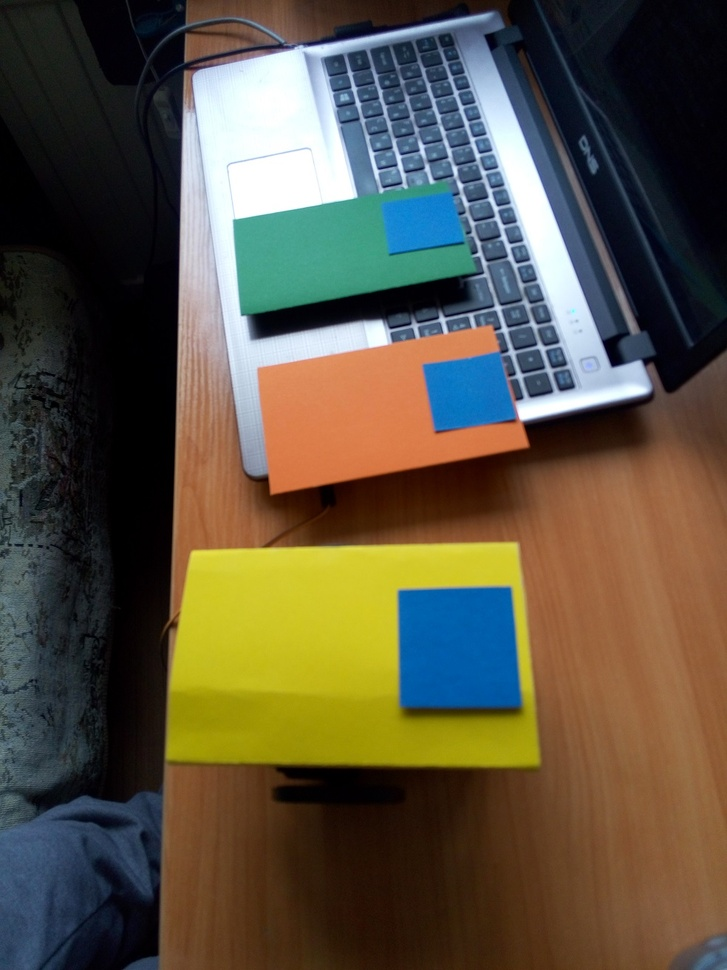
#> input picture main/img/4_25.jpg, 727 x 970 px, shrunk from 984 x 1312 before the run, given in place of the camera
$ python firstone.py   (Python 2 division)   (older library calls are emulated)
#> lines starting #> are read from the running program, lines starting #| are printed output that depends on the picture; after the words box and inside, x2 and y2 are one past the last pixel; in counts of white or black regions, pixels touching at a corner belong together; long printed decimals are rounded
from subprocess import call
import numpy as np
import cv2
import math


def sortByArea(cnts):
    best_cnt = 0
    max_area = 0
    for cnt in cnts:
        area = cv2.contourArea(cnt)
        if area > max_area:
            max_area = area
            best_cnt = cnt

    return  best_cnt

def magic(thresh):
    st1 = cv2.getStructuringElement(cv2.MORPH_RECT, (21, 21), (10, 10))
    st2 = cv2.getStructuringElement(cv2.MORPH_RECT, (10, 10), (4, 4))
    thresh = cv2.morphologyEx(thresh, cv2.MORPH_CLOSE, st1)
    thresh = cv2.morphologyEx(thresh, cv2.MORPH_OPEN, st2)
    return thresh

def centre(cnt):
    M = cv2.moments(cnt)
    cx,cy =int(M['m10']/M['m00']), int(M['m01']/M['m00'])
    cv2.circle(img,(cx,cy),10,255,-1)
    return cx,cy


cap = cv2.VideoCapture(0)
#cap.set(cv2.cv.CV_CAP_PROP_FPS, 10)

# load the games image
#img = cv2.imread("1.jpg")
ret, img = cap.read()
#> img is the input picture: shape (970, 727, 3); mean B, G, R 66, 83.1, 90.3
mupper = np.array([35,255,255])   #yellow mark
mlower = np.array([15,90,180])

bupper = np.array([103,255,255])      #blue bot
blower = np.array([87,90,90])

rupper = np.array([190,255,255])  #red target
rlower = np.array([165,120,100])

#bupper = np.array([115,255,255])      #oldblue
#blower = np.array([95,110,90])

rx=ry=mx=my=bx=by=0
mxold=myold=bxold=byold= -1


while(True):
    ret, img = cap.read()

                    #step one
    blur = cv2.blur(img,(5,5))
#hsv
    hsv = cv2.cvtColor(blur, cv2.COLOR_BGR2HSV )
#> hsv: shape (970, 727, 3); mean H, S, V 61.1, 141.9, 107.2
#color
    rthresh = cv2.inRange(hsv, rlower, rupper)
#> rthresh: shape (970, 727); every value is 0
    bthresh = cv2.inRange(hsv, blower, bupper)
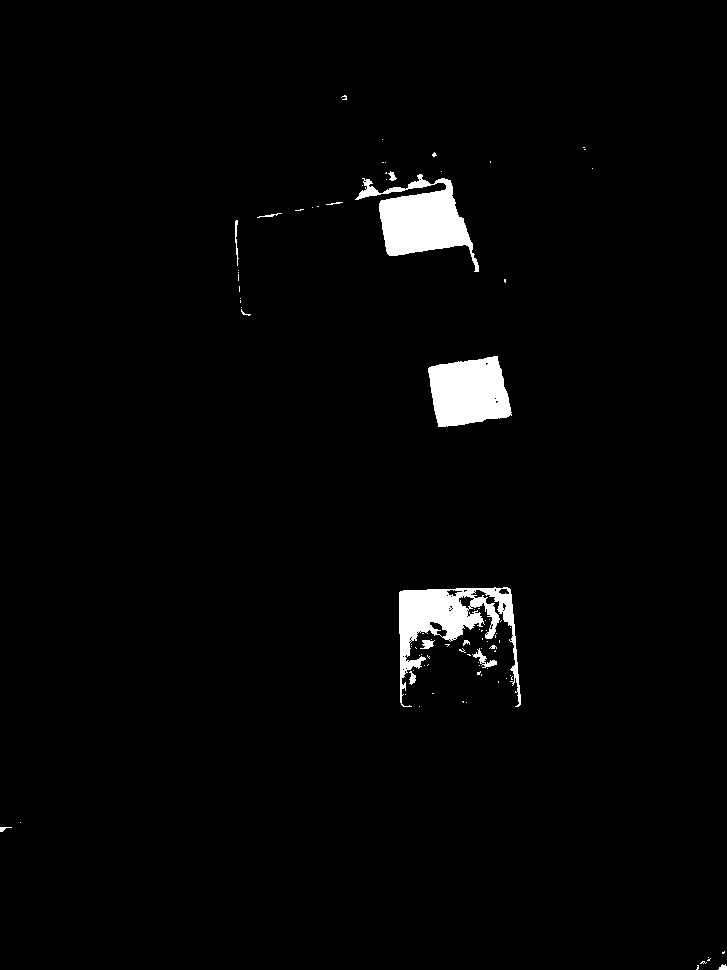
#> bthresh: shape (970, 727); 2.2% white; 89 white regions (76 under 20 px), largest, box (x1, y1, x2, y2) and area: (355, 174, 479, 272) 5275, (399, 587, 521, 707) 5072, (428, 356, 512, 427) 4553
    mthresh = cv2.inRange(hsv, mlower, mupper)
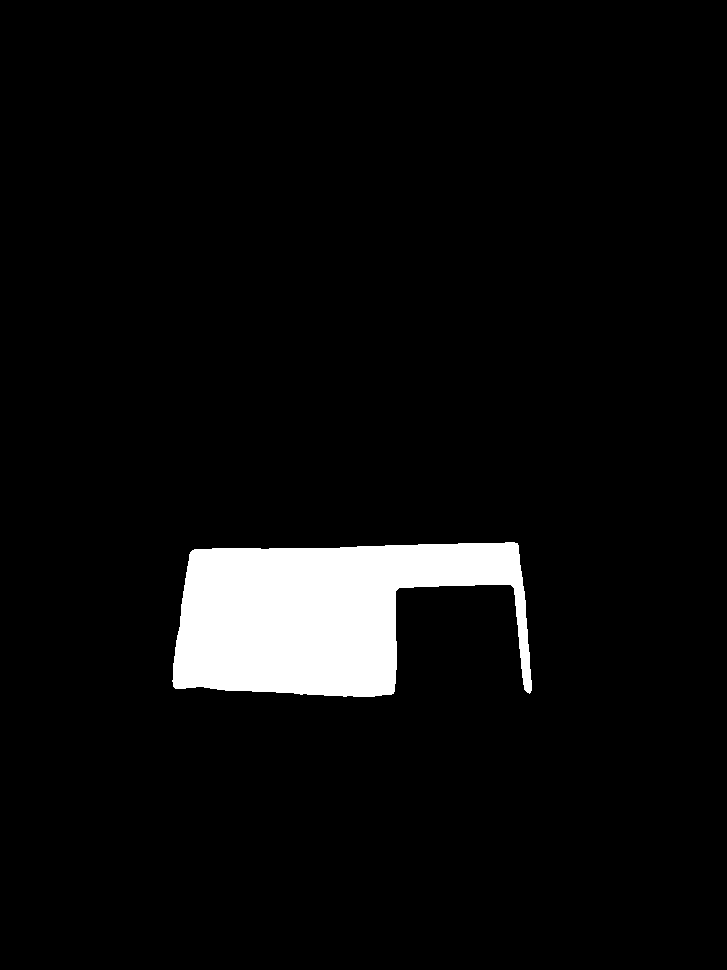
#> mthresh: shape (970, 727); 5.3% white; 1 white region, box (x1, y1, x2, y2) and area: (172, 542, 532, 697) 37713

#magic
    rthresh = magic(rthresh)
    bthresh = magic(bthresh)
#> in magic (call 2), `thresh = cv2.morphologyEx(thresh, cv2.MORPH_OPEN, st2)`:
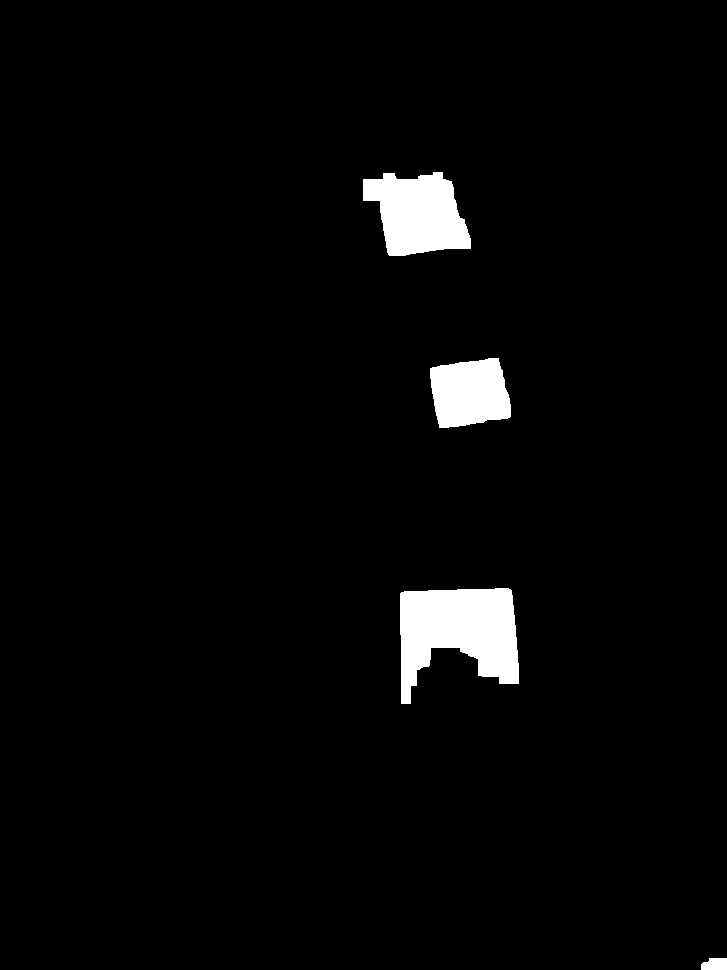
#> thresh: shape (970, 727); 2.9% white; 4 white regions, box (x1, y1, x2, y2) and area: (400, 588, 519, 704) 9183, (363, 172, 471, 256) 6372, (430, 358, 511, 428) 4544, (701, 958, 727, 970) 278
    mthresh = magic(mthresh)
#> in magic (call 3), `thresh = cv2.morphologyEx(thresh, cv2.MORPH_OPEN, st2)`:
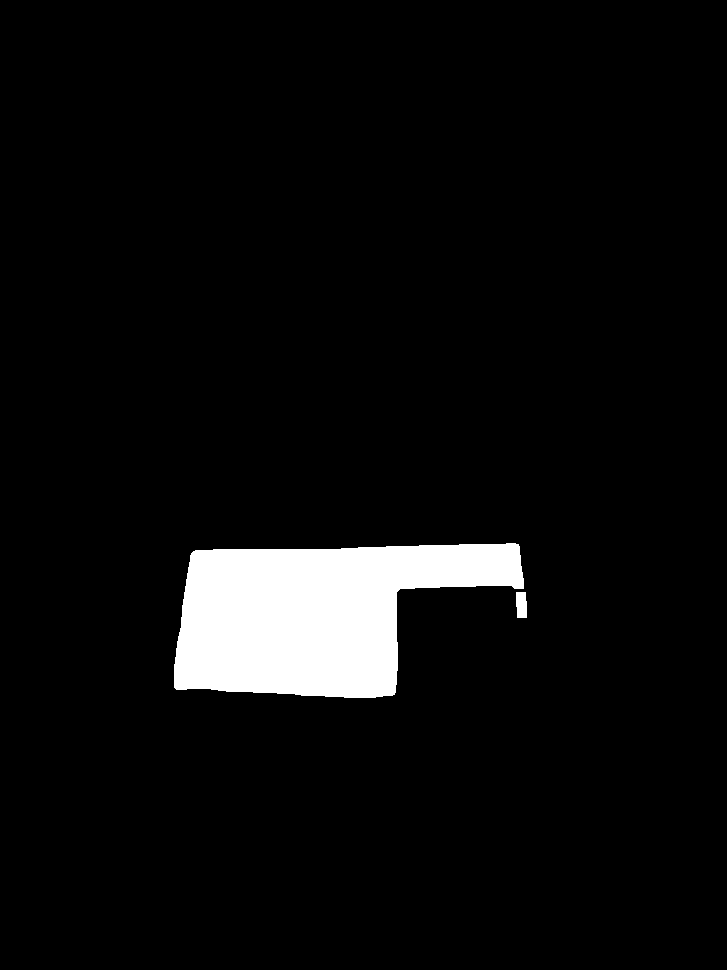
#> thresh: shape (970, 727); 5.2% white; 2 white regions

#    cv2.imshow("mthresh", mthresh)

#thresh = cv2.GaussianBlur(thresh, (5, 5), 2)
#contour
    _, rcontours, rhierarchy = cv2.findContours(rthresh.copy(),cv2.RETR_TREE,cv2.CHAIN_APPROX_SIMPLE)
#> rcontours = []; rhierarchy = None
    _, bcontours, bhierarchy = cv2.findContours(bthresh.copy(),cv2.RETR_TREE,cv2.CHAIN_APPROX_SIMPLE)
#> bcontours = 4 contours; box (x1, y1, x2, y2) and area: (400, 588, 519, 704) 8930, (363, 172, 471, 256) 6196, (430, 358, 511, 428) 4415, (701, 958, 727, 970) 243; bhierarchy = [[1, -1, -1, -1], [2, 0, -1, -1], [3, 1, -1, -1], [-1, 2, -1, -1]]
    _, mcontours, mhierarchy = cv2.findContours(mthresh.copy(),cv2.RETR_TREE,cv2.CHAIN_APPROX_SIMPLE)
#> mcontours = 2 contours; box (x1, y1, x2, y2) and area: (174, 543, 524, 698) 36264, (516, 592, 527, 618) 231; mhierarchy = [[1, -1, -1, -1], [-1, 0, -1, -1]]

                    #step two
    rcnt = sortByArea(rcontours)
#> after the loop in sortByArea, `for cnt in cnts:`: best_cnt = 0
#> rcnt = 0
    bcnt = sortByArea(bcontours)
#> the loop in sortByArea (call 2), `for cnt in cnts:` made 4 passes
#> (area, max_area) on passes 1 to 2: (243, 243), (8929.5, 8929.5)
#> bcnt = contour of 72 points, box (x1, y1, x2, y2) (400, 588, 519, 704), area 8930
    mcnt = sortByArea(mcontours)
#> mcnt = contour of 113 points, box (x1, y1, x2, y2) (174, 543, 524, 698), area 36264
#cv2.drawContours(img,cnt,-1,(0,255,0),3)
#centre

    if np.any(bcnt != 0):
        bx, by = centre(bcnt)
#> in centre, `M = cv2.moments(cnt)`: M = moments, m00 8929.5, centre m10/m00, m01/m00 = (458.5, 631)
#> in centre, `cx,cy =int(M['m10']/M['m00']), int(M['m01']/M['m00'])`: cx = 458; cy = 631
#> bx = 458; by = 631
#        if ((bx < bxold+10) & (bx> bxold-10) & (by < byold+10) & (by> byold-10)) or bxold==-1 or byold==-1:
#            bxold = bx
#            byold = by

    if np.any(mcnt != 0):
        mx, my = centre(mcnt)
#> in centre (call 2), `M = cv2.moments(cnt)`: M = moments, m00 36264, centre m10/m00, m01/m00 = (314.4, 613.8)
#> in centre (call 2), `cx,cy =int(M['m10']/M['m00']), int(M['m01']/M['m00'])`: cx = 314; cy = 613
#> in centre (call 2), `cv2.circle(img,(cx,cy),10,255,-1)`:
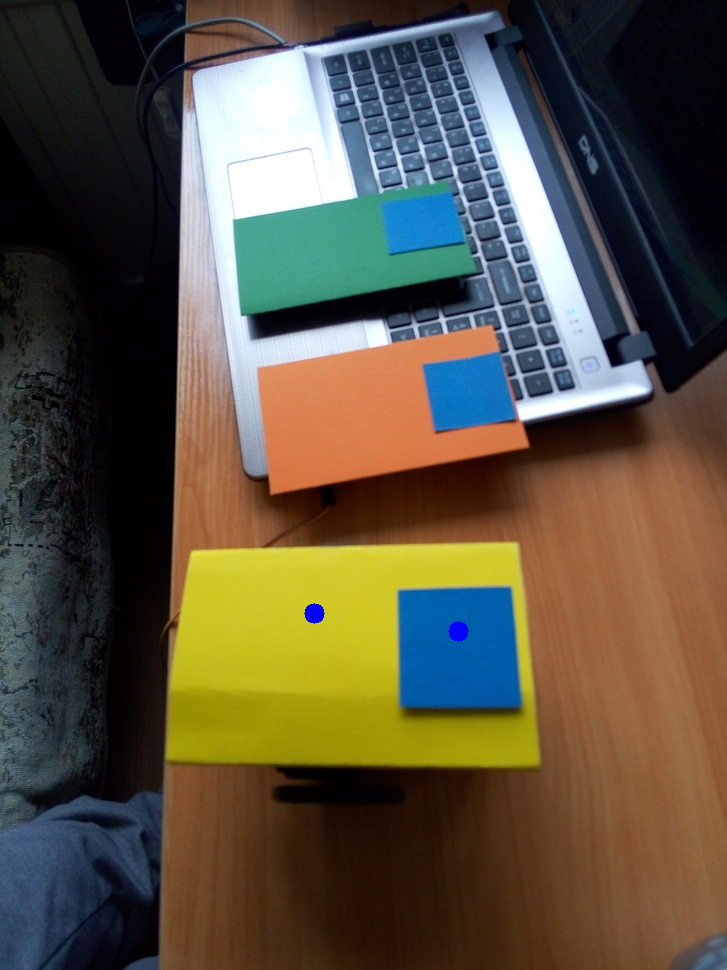
#> img: shape (970, 727, 3); mean B, G, R 66.1, 82.9, 90.2
#> mx = 314; my = 613
#                if (mx < bxold+100) & (mx> bxold-100) & (my < byold+100) & (my> byold-100):
        if (mx == bx):
            bx = bx + 1
        mtan = float(-(my-by))/(mx-bx)
#> mtan = -0.125
        mangle = math.degrees(math.atan(mtan))
#> mangle = -7.13
        if mx<bx:
            mangle = mangle + 180
#> mangle = 172.9
        else:
            if my>by:
                mangle = mangle + 360
        print mangle
#| 172.875

    if np.any(rcnt != 0):
        rx, ry = centre(rcnt)
#                if (mx < bxold+100) & (mx> bxold-100) & (my < byold+100) & (my> byold-100):
        if (rx == bx):
            bx = bx + 1
        rtan = float(-(ry-by))/(rx-bx)
        rangle = math.degrees(math.atan(rtan))
        if rx<bx:
            rangle = rangle + 180
        else:
            if ry>by:
                rangle = rangle + 360
        print rangle, mangle

        deltaangle = mangle - rangle
        if abs(deltaangle) < 5:
            call(["./a.out", "f"])
        elif deltaangle > 0:
            call(["./a.out", "r"])
        else:
            call(["./a.out", "l"])

    cv2.imshow("Image1", img)
    cv2.imshow("Image2", mthresh)
    cv2.waitKey(200)
    if cv2.waitKey(1) & 0xFF == ord('q'):
#> (key q is pressed here)
        break

cap.release()

$ run again, on main/img/5_25.jpg
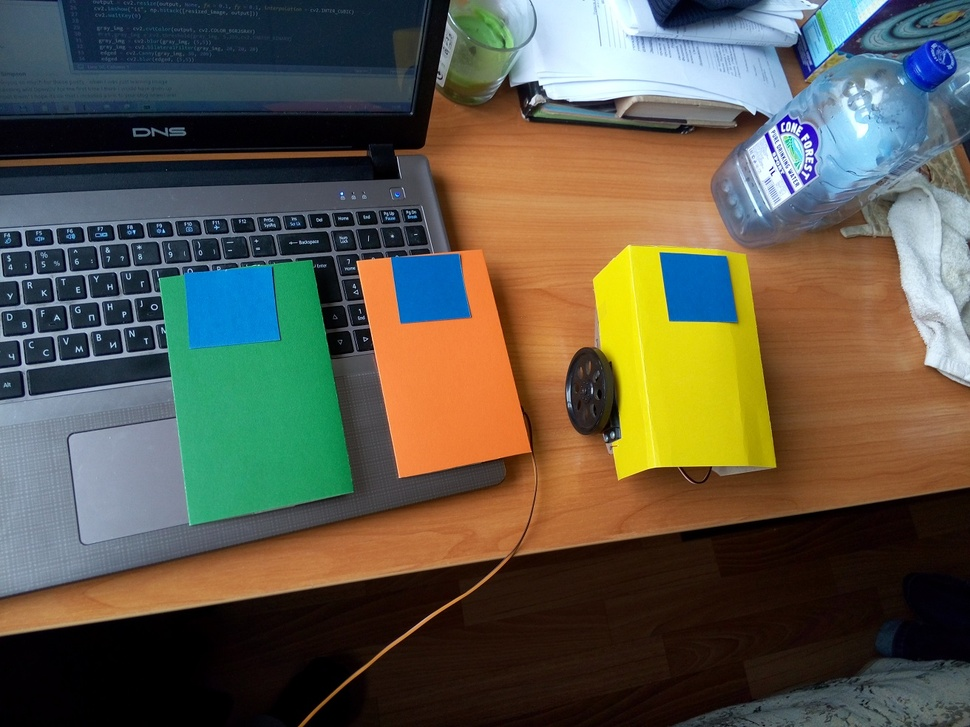
#> input picture main/img/5_25.jpg, 970 x 727 px, shrunk from 1312 x 984 before the run, given in place of the camera
#> img is the input picture: shape (727, 970, 3); mean B, G, R 73.9, 88.9, 92.8
#> hsv: shape (727, 970, 3); mean H, S, V 58.6, 143.4, 116.5
#> rthresh: shape (727, 970); every value is 0
#> `bthresh = cv2.inRange(hsv, blower, bupper)`:
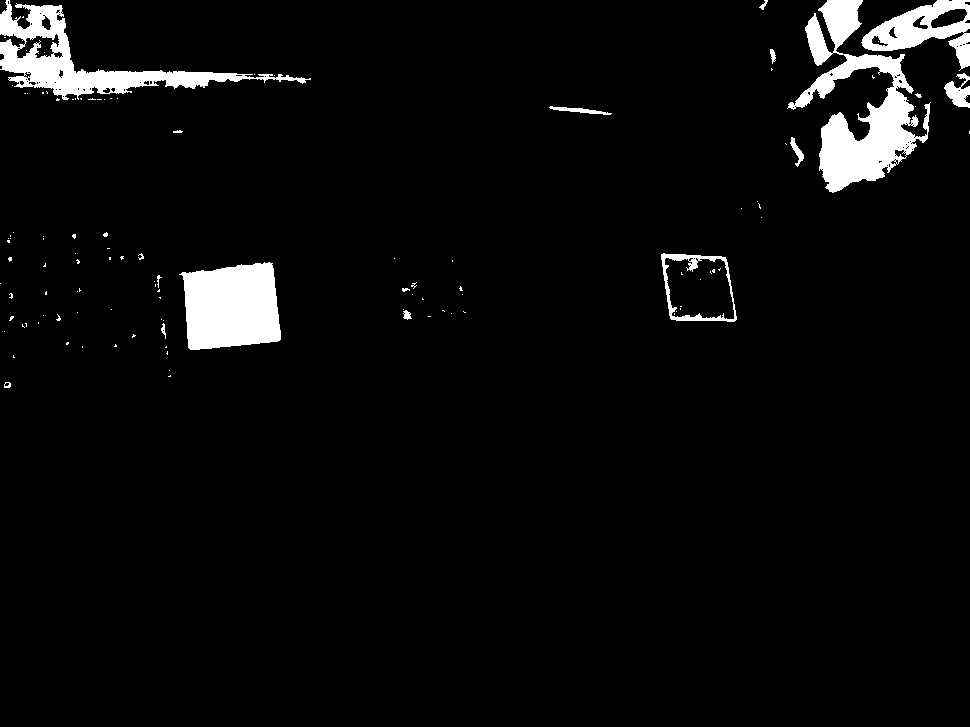
#> bthresh: shape (727, 970); 4.3% white; 114 white regions (96 under 20 px), largest, box (x1, y1, x2, y2) and area: (787, 0, 931, 193) 9971, (179, 262, 281, 350) 7247, (0, 0, 311, 100) 7173
#> mthresh: shape (727, 970); 4.5% white; 46 white regions (38 under 20 px), largest, box (x1, y1, x2, y2) and area: (590, 229, 758, 481) 26886, (29, 590, 267, 628) 1870, (468, 194, 653, 220) 1805
#> rcontours = []; rhierarchy = None
#> bcontours = 9 contours; largest, box (x1, y1, x2, y2) and area: (796, 0, 970, 192) 20496, (0, 0, 214, 101) 9123, (185, 264, 282, 351) 7097, (831, 73, 887, 115) 1808, (663, 255, 729, 276) 1186; bhierarchy = [[1, -1, -1, -1], [2, 0, -1, -1], [3, 1, -1, -1], [4, 2, -1, -1], [5, 3, -1, -1], [6, 4, -1, -1], [8, 5, 7, -1], [-1, -1, -1, 6], [-1, 6, -1, -1]]
#> mcontours = 4 contours; box (x1, y1, x2, y2) and area: (472, 195, 758, 479) 29275, (108, 588, 207, 617) 1514, (32, 610, 102, 628) 862, (536, 336, 564, 369) 668; mhierarchy = [[1, -1, -1, -1], [2, 0, -1, -1], [3, 1, -1, -1], [-1, 2, -1, -1]]
#> after the loop in sortByArea, `for cnt in cnts:`: best_cnt = 0
#> the loop in sortByArea (call 2), `for cnt in cnts:` made 9 passes
#> (area, max_area) on passes 1, 2, 3, 4, 7: (152, 152), (473.5, 473.5), (490, 490), (7097, 7097), (20496.5, 20496.5)
#> bcnt = contour of 209 points, box (x1, y1, x2, y2) (796, 0, 970, 192), area 20496
#> mcnt = contour of 259 points, box (x1, y1, x2, y2) (472, 195, 758, 479), area 29275
#> M = moments, m00 20496.5, centre m10/m00, m01/m00 = (875.6, 85.94)
#> cx = 875; cy = 85
#> bx = 875; by = 85
#> M = moments, m00 29275, centre m10/m00, m01/m00 = (662.3, 348.8)
#> cx = 662; cy = 348
#> in centre (call 2), `cv2.circle(img,(cx,cy),10,255,-1)`:
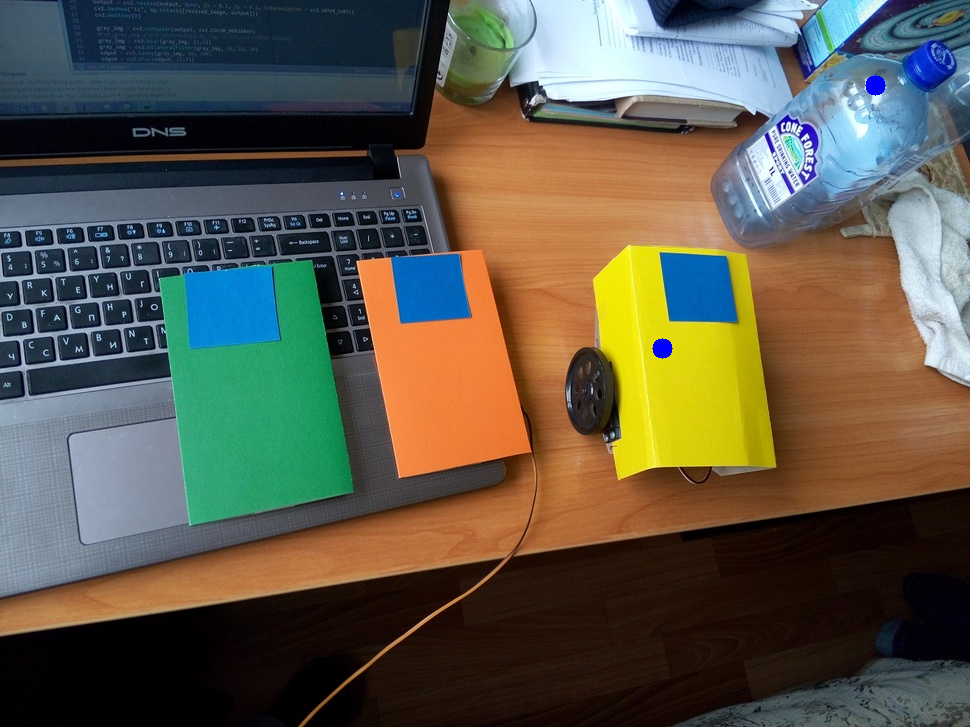
#> img: shape (727, 970, 3); mean B, G, R 74, 88.7, 92.6
#> mx = 662; my = 348
#> mtan = 1.23
#> `mangle = math.degrees(math.atan(mtan))`: mangle = 51
#> `mangle = mangle + 180`: mangle = 231
#| 230.996
